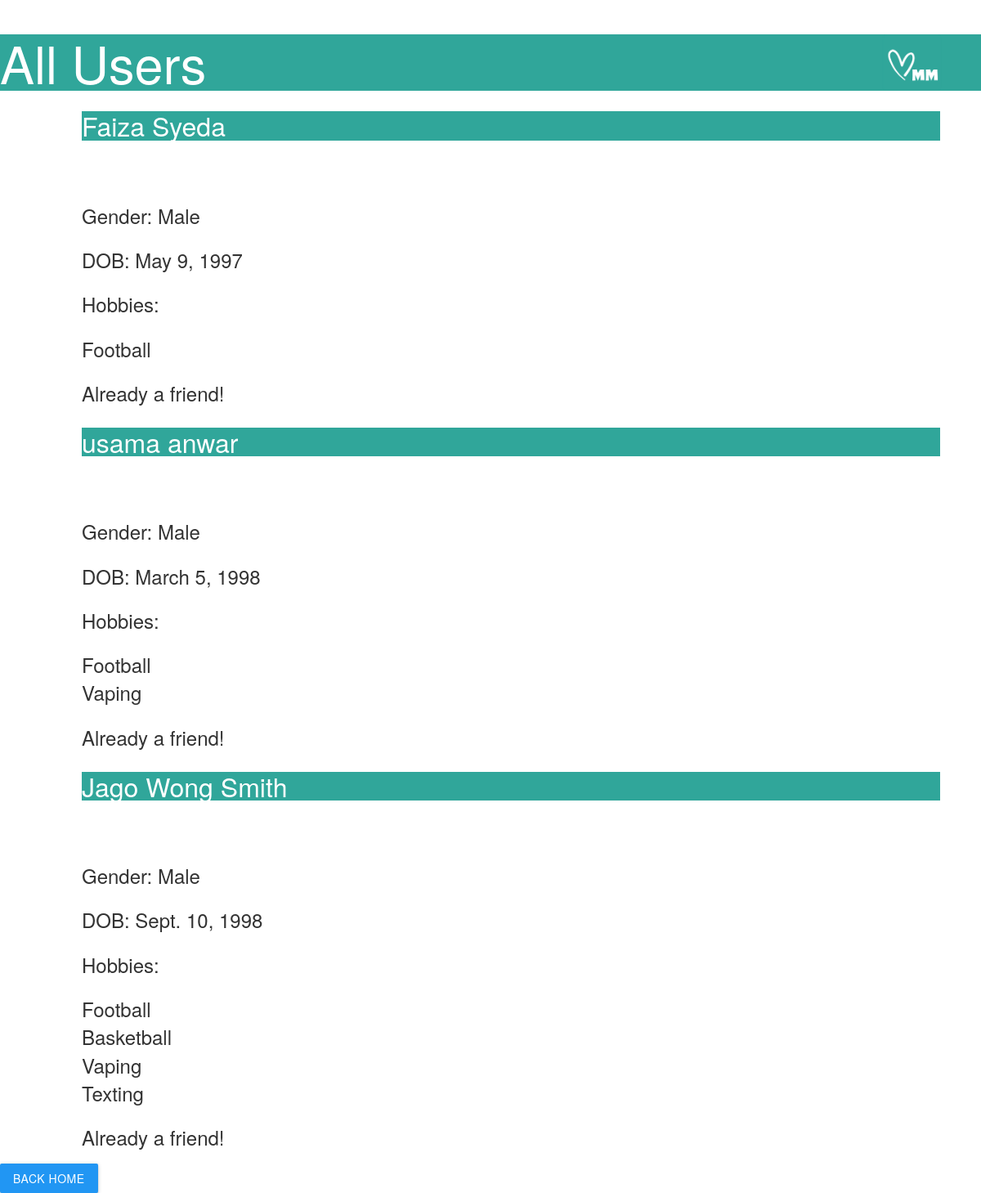
Screenshot of /hobby/2 with the database file from the repository.
### mainapp/models.py (models this page shows, shortened)
class User(AbstractBaseUser, PermissionsMixin):
    GENDERS = (
        ("Male", "Male"),
        ("Female", "Female"),
        ("Other", "Other")
    )
    username = models.CharField('username', unique=True, max_length=30)
    first_name = models.CharField('first name', max_length=30, blank=True)
    last_name = models.CharField('last name', max_length=30, blank=True)
    email = models.EmailField('email address', unique=True, blank=True)
    is_active = models.BooleanField('active', default=True)
    is_staff = models.BooleanField('staff', default=False)
    dp = models.ImageField(upload_to='display_pictures/', null=True, blank=True)
    dob = models.DateField('Date of Birth', blank=True, null=True)
    gender = models.CharField('Gender', max_length=30, choices=GENDERS, null=True)
    hobbies = models.ManyToManyField(Hobby, blank=True, related_name="users")
    friends = models.ManyToManyField("self")
    objects = UserManager()
    USERNAME_FIELD = 'username'  # Necessary for IDing necessary Field
    REQUIRED_FIELDS = ['first_name', 'last_name']  # List of field names that will be prompted when creating superuser.
    class Meta:
        verbose_name = 'user'
        verbose_name_plural = 'users'
    def get_full_name(self):
        full_name = '%s %s' % (self.first_name, self.last_name)
        return full_name.strip()

class Hobby(models.Model):
    TYPES = (
        ("Indoor", "Indoor"),
        ("Outdoor", "Outdoor"),
        ("Collection", "Collection"),
        ("Competitive", "Competitive"),
    )
    name = models.CharField('Hobby Name', max_length=255, blank=False, unique=True)
    type = models.CharField('Hobby Type', max_length=30, blank=False, choices=TYPES)

### mainapp/views.py (the view)
# urls.py: path('hobby/<int:id>', main_v.see_users_with_hobby, name='users-hobbies'),
def see_users_with_hobby(request, id):
    hobby = Hobby.objects.get(pk=id);    users = hobby.users.all()
    user: User = request.user  # using type-hinting to force PyCharm to give template variable hints.
    return render(request, 'mainapp/all_user_view.html',
                  context={'user': user, 'users': users, 'title': f"Users with {hobby.name} hobby"})

### templates/mainapp/all_user_view.html (shortened to what this page needs)
{% extends 'base.html' %}
{% load static %}
{% block css_section %}
    <link rel="stylesheet" href="static/css/allusers.css">
{% endblock %}
{% block main_content_section %}
    <h1>  <img src = static/images/logo.png alt="logo1" style="float:right;height:69px;width:130px;"> All Users </h1>
    <div id="all_users">
        {% for u in users %}
            {% if u.username != user.username %}
                <div>
                    <h2>{{ u.get_full_name }}</h2>
                    <p>Gender: {{ u.gender }}</p>
                    <p>DOB: {{ u.dob }}</p>
                    <p>Hobbies: </p>
                    <ul>
                        {% for hobby in u.hobbies.all %}
                            <li>{{ hobby.name }}</li>
                        {% endfor %}
                    </ul>
                {% if u not in user.friends.all %}
                    <button type="button" id="Send_req_{{ u.id }}" onclick="send_request({{ u.id }})">Send Request</button>
                    {% else %}
                    <p>Already a friend!</p>
                {% endif %}
                </div>
            {% endif %}
        {% endfor %}
        <a class="btn waves-effect waves-light blue edit-btn" type="button" id="home" href="{% url 'home' %}">Back Home</a>
    </div>
{% endblock %}

### static/css/allusers.css (style rules this page uses)
h1 { background-color:#30a69a; color: #FFFFFF; }
h2 { background-color: #30a69a; color: #FFFFFF; border: 1px #30a69a; margin: 25px 50px 75px 100px; font-size: xx-large; }
p { font-size: x-large; border: 1px; margin: 20px 50px 15px 100px; }
ul { font-size: x-large; border: 1px; margin: 20px 50px 15px 100px; }

### rows the page displays
User: get_full_name "Faiza Syeda", gender "Male", dob "May 9, 1997"
Hobby: name "Football"
User: get_full_name "usama anwar", gender "Male", dob "March 5, 1998"
Hobby: name "Vaping"
User: get_full_name "Jago Wong Smith", gender "Male", dob "Sept. 10, 1998"
Hobby: name "Basketball"
Hobby: name "Texting"
